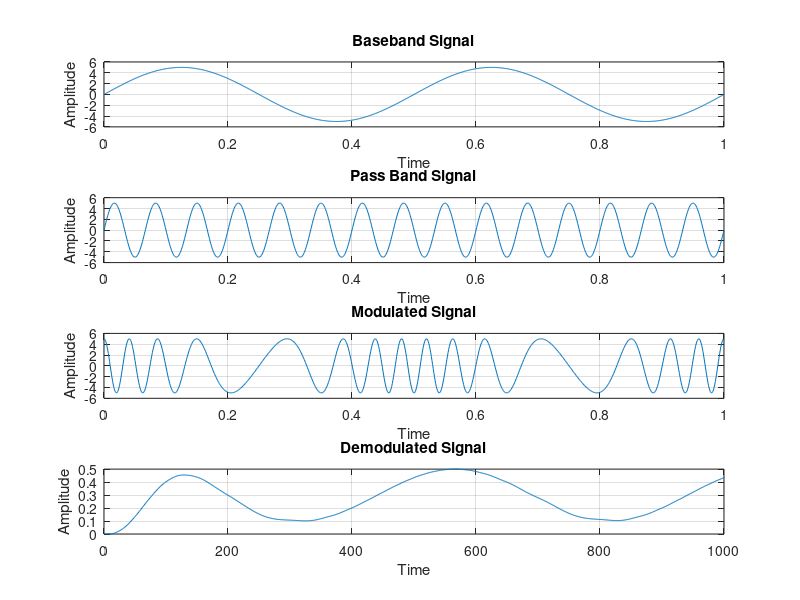

MATLAB code to generate this figure:
% Frequency Modulation anda Demodulation

t = 0:0.001:1;
am = 5;
ac = 5;
fm = 2;
fc = 15;

% Message Signal
x1 = am*sin(2*pi*fm*t);
subplot(4,1,1);
plot(t,x1);
title('Baseband Signal');
xlabel('Time');
ylabel('Amplitude');
grid on;

% Carrier Signal
x2 = ac*sin(2*pi*fc*t);
subplot(4,1,2);
plot(t,x2);
title('Pass Band Signal');
xlabel('Time');
ylabel('Amplitude');
grid on;

kf = 5;
B = kf*am/ac;

s = ac*cos(2*pi*fc*t+B*sin(2*pi*fm*t));
subplot(4,1,3);
plot(t,s);
title('Modulated Signal');
xlabel('Time');
ylabel('Amplitude');
grid on;

k = diff(s);
d1 = abs(k);
[b,a] = butter(3,0.01);
d = filter(b,a,d1);
subplot(4,1,4);
plot(d);
title('Demodulated Signal');
xlabel('Time');
ylabel('Amplitude');
grid on;
